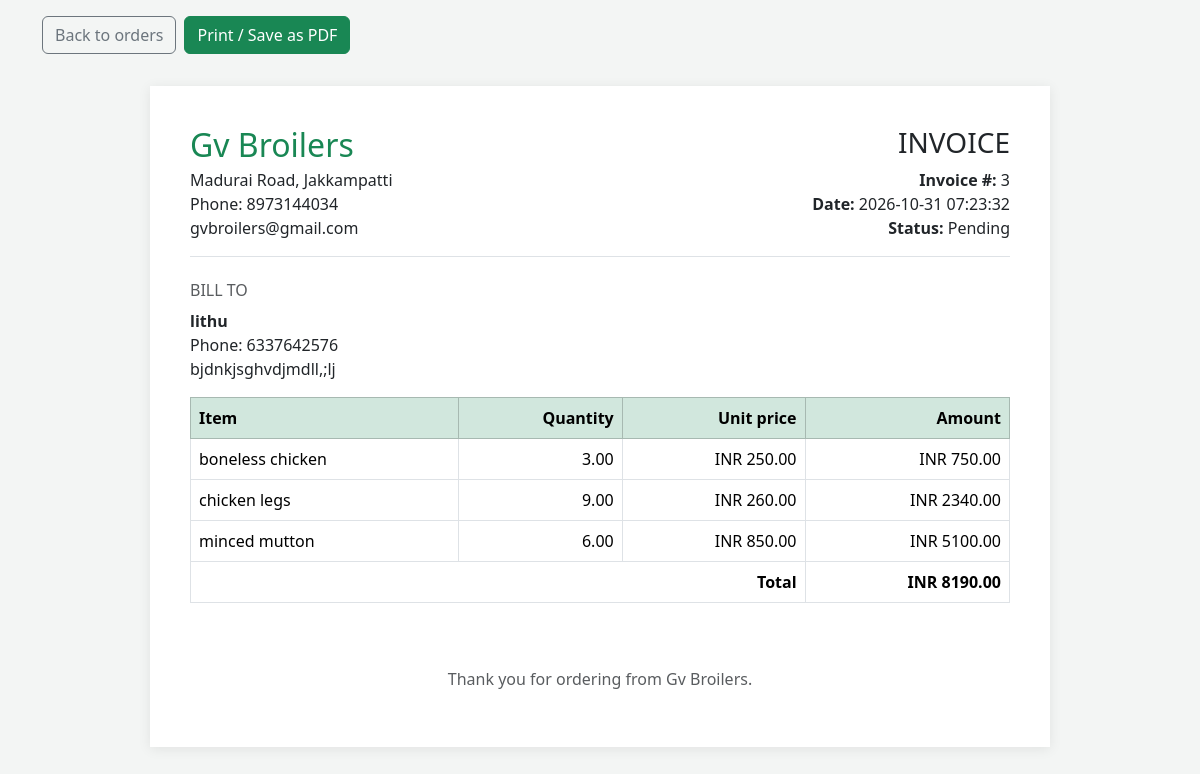
/invoice.php?id=3 (signed in), run on the app's committed database.
### tables this page shows
CREATE TABLE IF NOT EXISTS `profile1` (
  `companyname` varchar(255) DEFAULT NULL,
  `mobile` bigint(11) DEFAULT NULL,
  `email` varchar(255) DEFAULT NULL,
  `address` varchar(255) DEFAULT NULL,
  `logourl` varchar(255) DEFAULT NULL
);

CREATE TABLE IF NOT EXISTS `orders` (
  `id` bigint(20) UNSIGNED NOT NULL AUTO_INCREMENT,
  `customer_name` varchar(150) NOT NULL,
  `phone` varchar(20) NOT NULL,
  `address` text,
  `notes` text,
  `total_amount` decimal(10,2) NOT NULL DEFAULT '0.00',
  `status` enum('pending','confirmed','preparing','delivered','cancelled') NOT NULL DEFAULT 'pending',
  `created_at` timestamp NOT NULL DEFAULT CURRENT_TIMESTAMP,
  PRIMARY KEY (`id`)
);

CREATE TABLE IF NOT EXISTS `order_items` (
  `id` bigint(20) UNSIGNED NOT NULL AUTO_INCREMENT,
  `order_id` bigint(20) UNSIGNED NOT NULL,
  `product_id` int(11) NOT NULL,
  `product_name` varchar(150) NOT NULL,
  `quantity` decimal(10,2) NOT NULL,
  `unit_price` decimal(10,2) NOT NULL,
  `line_total` decimal(10,2) NOT NULL,
  `created_at` timestamp NULL DEFAULT CURRENT_TIMESTAMP,
  PRIMARY KEY (`id`),
  KEY `fk_order_items_order` (`order_id`)
);

### invoice.php (the view, shortened to what this page needs)
<?php
require_once __DIR__ . '/includes/db.php';
$orderId = filter_var(isset($_GET['id']) ? $_GET['id'] : null, FILTER_VALIDATE_INT);
$stmt = mysqli_prepare($con, 'SELECT id, customer_name, phone, address, notes, total_amount, status, created_at FROM orders WHERE id = ? LIMIT 1');
mysqli_stmt_bind_param($stmt, 'i', $orderId);
mysqli_stmt_execute($stmt);
$order = mysqli_fetch_assoc(mysqli_stmt_get_result($stmt));
$itemStmt = mysqli_prepare($con, 'SELECT product_name, quantity, unit_price, line_total FROM order_items WHERE order_id = ?');
mysqli_stmt_bind_param($itemStmt, 'i', $orderId);
mysqli_stmt_execute($itemStmt);
$items = mysqli_stmt_get_result($itemStmt);
$profileResult = mysqli_query($con, 'SELECT companyname, mobile, email, address FROM profile1 LIMIT 1');
$profile = $profileResult ? mysqli_fetch_assoc($profileResult) : array();
$companyName = !empty($profile['companyname']) ? $profile['companyname'] : 'GV Broilers';
function invoiceEscape($value) { return htmlspecialchars((string) $value, ENT_QUOTES, 'UTF-8'); }
?>
<!DOCTYPE html><html lang="en"><head><link rel="stylesheet" href="css/bootstrap.min.css"></head>
<body><div class="container no-print pt-3 d-flex gap-2"><a class="btn btn-outline-secondary" href="admin-orders-list.php">Back to orders</a><button class="btn btn-success" onclick="window.print()">Print / Save as PDF</button></div><main class="invoice">
<div class="d-flex justify-content-between border-bottom pb-3 mb-4"><div><h1 class="h2 text-success mb-1"><?php echo invoiceEscape($companyName); ?></h1><?php if (!empty($profile['address'])) { ?><div><?php echo nl2br(invoiceEscape($profile['address'])); ?></div><?php } ?><?php if (!empty($profile['mobile'])) { ?><div>Phone: <?php echo invoiceEscape($profile['mobile']); ?></div><?php } ?><?php if (!empty($profile['email'])) { ?><div><?php echo invoiceEscape($profile['email']); ?></div><?php } ?></div><div class="text-end"><h2 class="h3">INVOICE</h2><div><strong>Invoice #:</strong> <?php echo (int) $order['id']; ?></div><div><strong>Date:</strong> <?php echo invoiceEscape($order['created_at']); ?></div><div><strong>Status:</strong> <?php echo invoiceEscape(ucfirst($order['status'])); ?></div></div></div>
<h3 class="h6 text-uppercase text-muted">Bill to</h3><p><strong><?php echo invoiceEscape($order['customer_name']); ?></strong><br>Phone: <?php echo invoiceEscape($order['phone']); ?><?php if (!empty($order['address'])) { ?><br><?php echo nl2br(invoiceEscape($order['address'])); ?><?php } ?></p>
<div class="table-responsive"><table class="table table-bordered"><thead class="table-success"><tr><th>Item</th><th class="text-end">Quantity</th><th class="text-end">Unit price</th><th class="text-end">Amount</th></tr></thead><tbody><?php while ($item = mysqli_fetch_assoc($items)) { ?><tr><td><?php echo invoiceEscape($item['product_name']); ?></td><td class="text-end"><?php echo invoiceEscape($item['quantity']); ?></td><td class="text-end">INR <?php echo invoiceEscape($item['unit_price']); ?></td><td class="text-end">INR <?php echo invoiceEscape($item['line_total']); ?></td></tr><?php } ?></tbody><tfoot><tr><th colspan="3" class="text-end">Total</th><th class="text-end">INR <?php echo invoiceEscape($order['total_amount']); ?></th></tr></tfoot></table></div><p class="text-center text-muted mt-5">Thank you for ordering from <?php echo invoiceEscape($companyName); ?>.</p>
</main></body></html>

### invoice.php (style rules this page uses)
body { background:#f3f5f4 }
.invoice { max-width:900px;margin:32px auto;padding:40px;background:#fff;box-shadow:0 2px 12px rgba(0,0,0,.08) }

### data on the page
profile1: companyname "Gv Broilers", address "Madurai Road, Jakkampatti", mobile "8973144034", email "gvbroilers@gmail.com"
orders: id "3", created_at "2026-10-31 07:23:32", status "Pending", customer_name "lithu", phone "6337642576", address "bjdnkjsghvdjmdll,;lj", total_amount "8190.00"
order_items: product_name "boneless chicken", quantity "3.00", unit_price "250.00", line_total "750.00"
order_items: product_name "chicken legs", quantity "9.00", unit_price "260.00", line_total "2340.00"
order_items: product_name "minced mutton", quantity "6.00", unit_price "850.00", line_total "5100.00"
